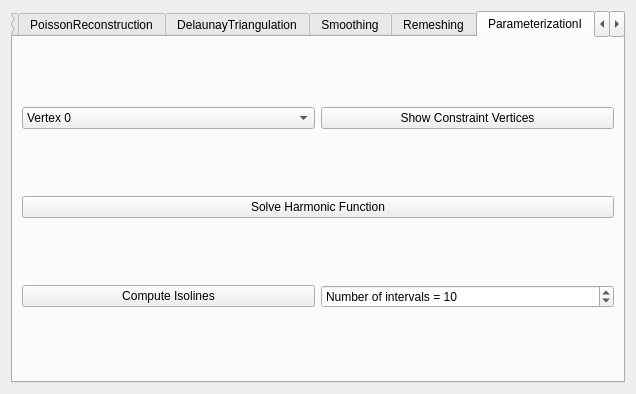
<?xml version="1.0" encoding="UTF-8"?>
<ui version="4.0">
 <class>DGPExerciseToolbarBase</class>
 <widget class="QWidget" name="DGPExerciseToolbarBase">
  <property name="geometry">
   <rect>
    <x>0</x>
    <y>0</y>
    <width>636</width>
    <height>394</height>
   </rect>
  </property>
  <property name="windowTitle">
   <string>DGP</string>
  </property>
  <layout class="QGridLayout" name="gridLayout_3">
   <item row="0" column="0">
    <widget class="QTabWidget" name="tabWidget">
     <property name="currentIndex">
      <number>8</number>
     </property>
     <widget class="QWidget" name="EigenTutorial">
      <attribute name="title">
       <string>EigenTutorial</string>
      </attribute>
      <layout class="QGridLayout" name="gridLayout">
       <item row="0" column="0">
        <widget class="QPushButton" name="solve_sls_pb">
         <property name="text">
          <string>Solve Sparse Linear System</string>
         </property>
        </widget>
       </item>
      </layout>
     </widget>
     <widget class="QWidget" name="IsoContouring">
      <attribute name="title">
       <string>IsoContouring</string>
      </attribute>
      <layout class="QGridLayout" name="gridLayout_2">
       <item row="1" column="0">
        <widget class="QPushButton" name="show_iso_pb">
         <property name="text">
          <string>Show Iso-value and Level Set</string>
         </property>
        </widget>
       </item>
       <item row="0" column="0">
        <widget class="QComboBox" name="function_cb">
         <item>
          <property name="text">
           <string>F(x,y)=sqrt(x*x + y*y) −1=0</string>
          </property>
         </item>
         <item>
          <property name="text">
           <string>F(x,y)=y*y−sin(x*x)=0</string>
          </property>
         </item>
         <item>
          <property name="text">
           <string>F(x,y)=sin(2x+2y)−cos(4x*y)+1=0</string>
          </property>
         </item>
         <item>
          <property name="text">
           <string>F(x,y)=pow((3x*x −y*y), 2)*y*y −pow((x*x +y*y), 4)=0</string>
          </property>
         </item>
        </widget>
       </item>
      </layout>
     </widget>
     <widget class="QWidget" name="CurveSmoothing">
      <attribute name="title">
       <string>CurveSmoothing</string>
      </attribute>
      <layout class="QGridLayout" name="gridLayout_4">
       <item row="0" column="0" colspan="2">
        <widget class="QGroupBox" name="groupBox">
         <property name="title">
          <string>Generate Curve</string>
         </property>
         <layout class="QGridLayout" name="gridLayout_5">
          <item row="1" column="0">
           <widget class="QSpinBox" name="num_vertices_sb">
            <property name="prefix">
             <string>curve vertex number = </string>
            </property>
            <property name="minimum">
             <number>2</number>
            </property>
            <property name="maximum">
             <number>10000</number>
            </property>
            <property name="value">
             <number>30</number>
            </property>
           </widget>
          </item>
          <item row="1" column="1">
           <widget class="QPushButton" name="gen_curve_pb">
            <property name="text">
             <string>Generate Curve</string>
            </property>
           </widget>
          </item>
         </layout>
        </widget>
       </item>
       <item row="1" column="0" colspan="2">
        <widget class="QGroupBox" name="groupBox_2">
         <property name="title">
          <string>Smooth Curve</string>
         </property>
         <layout class="QGridLayout" name="gridLayout_6">
          <item row="0" column="0">
           <widget class="QSpinBox" name="num_iter_sb">
            <property name="prefix">
             <string>iteration number = </string>
            </property>
            <property name="minimum">
             <number>1</number>
            </property>
            <property name="maximum">
             <number>1000</number>
            </property>
           </widget>
          </item>
          <item row="0" column="1">
           <widget class="QDoubleSpinBox" name="epsilon_dsb">
            <property name="prefix">
             <string>epsilon = </string>
            </property>
            <property name="decimals">
             <number>3</number>
            </property>
            <property name="minimum">
             <double>0.001000000000000</double>
            </property>
            <property name="singleStep">
             <double>0.100000000000000</double>
            </property>
            <property name="value">
             <double>0.001000000000000</double>
            </property>
           </widget>
          </item>
          <item row="1" column="0">
           <widget class="QPushButton" name="lpl_smoothing_pb">
            <property name="text">
             <string>Laplacian Smoothing</string>
            </property>
           </widget>
          </item>
          <item row="1" column="1">
           <widget class="QPushButton" name="osc_smoothing_pb">
            <property name="text">
             <string>Osculating Circle Smoothing</string>
            </property>
           </widget>
          </item>
         </layout>
        </widget>
       </item>
      </layout>
     </widget>
     <widget class="QWidget" name="NormalAndCurvature">
      <attribute name="title">
       <string>NormalAndCurvature</string>
      </attribute>
      <layout class="QGridLayout" name="gridLayout_7">
       <item row="1" column="0">
        <widget class="QGroupBox" name="groupBox_4">
         <property name="title">
          <string>Curvature</string>
         </property>
         <layout class="QGridLayout" name="gridLayout_9">
          <item row="0" column="0">
           <widget class="QComboBox" name="curvature_type_cb">
            <item>
             <property name="text">
              <string>Uniform Laplacian</string>
             </property>
            </item>
            <item>
             <property name="text">
              <string>Laplace-Beltrami</string>
             </property>
            </item>
            <item>
             <property name="text">
              <string>Gaussian</string>
             </property>
            </item>
           </widget>
          </item>
          <item row="0" column="1">
           <widget class="QPushButton" name="show_curvature_pb">
            <property name="text">
             <string>Show Curvature</string>
            </property>
           </widget>
          </item>
         </layout>
        </widget>
       </item>
       <item row="0" column="0">
        <widget class="QGroupBox" name="groupBox_3">
         <property name="title">
          <string>Normal</string>
         </property>
         <layout class="QGridLayout" name="gridLayout_8">
          <item row="0" column="0">
           <widget class="QComboBox" name="normal_type_cb">
            <item>
             <property name="text">
              <string>Constant weights</string>
             </property>
            </item>
            <item>
             <property name="text">
              <string>Area weights</string>
             </property>
            </item>
            <item>
             <property name="text">
              <string>Angle weights</string>
             </property>
            </item>
           </widget>
          </item>
          <item row="0" column="1">
           <widget class="QPushButton" name="show_normal_pb">
            <property name="text">
             <string>Show Normal</string>
            </property>
           </widget>
          </item>
         </layout>
        </widget>
       </item>
       <item row="2" column="0">
        <widget class="QGroupBox" name="groupBox_5">
         <property name="title">
          <string>Valence</string>
         </property>
         <layout class="QGridLayout" name="gridLayout_14">
          <item row="0" column="0">
           <widget class="QPushButton" name="show_valence_pb">
            <property name="text">
             <string>Show Valence</string>
            </property>
           </widget>
          </item>
         </layout>
        </widget>
       </item>
      </layout>
     </widget>
     <widget class="QWidget" name="PoissonReconstruction">
      <attribute name="title">
       <string>PoissonReconstruction</string>
      </attribute>
      <layout class="QGridLayout" name="gridLayout_10">
       <item row="0" column="0">
        <widget class="QSpinBox" name="octree_depth_sb">
         <property name="prefix">
          <string>Octree depth = </string>
         </property>
         <property name="minimum">
          <number>1</number>
         </property>
         <property name="maximum">
          <number>20</number>
         </property>
         <property name="value">
          <number>8</number>
         </property>
        </widget>
       </item>
       <item row="0" column="1">
        <widget class="QPushButton" name="poisson_reconstruction_pb">
         <property name="text">
          <string>Poisson Reconstruction</string>
         </property>
        </widget>
       </item>
      </layout>
     </widget>
     <widget class="QWidget" name="DelaunayTriangulation">
      <attribute name="title">
       <string>DelaunayTriangulation</string>
      </attribute>
      <layout class="QGridLayout" name="gridLayout_11">
       <item row="0" column="0">
        <widget class="QPushButton" name="create_initial_mesh_pb">
         <property name="text">
          <string>Create Initial Mesh</string>
         </property>
        </widget>
       </item>
       <item row="0" column="1">
        <widget class="QPushButton" name="set_2DView_pb">
         <property name="text">
          <string>Set 2D View</string>
         </property>
        </widget>
       </item>
      </layout>
     </widget>
     <widget class="QWidget" name="Smoothing">
      <attribute name="title">
       <string>Smoothing</string>
      </attribute>
      <layout class="QGridLayout" name="gridLayout_12">
       <item row="2" column="0" colspan="2">
        <widget class="QPushButton" name="smooth_pb">
         <property name="text">
          <string>Smooth</string>
         </property>
        </widget>
       </item>
       <item row="1" column="0">
        <widget class="QSpinBox" name="iter_sb">
         <property name="prefix">
          <string>Iterations = </string>
         </property>
         <property name="maximum">
          <number>1000</number>
         </property>
         <property name="singleStep">
          <number>1</number>
         </property>
         <property name="value">
          <number>10</number>
         </property>
        </widget>
       </item>
       <item row="1" column="1">
        <widget class="QDoubleSpinBox" name="time_step_dsb">
         <property name="prefix">
          <string>Times step = </string>
         </property>
         <property name="decimals">
          <number>5</number>
         </property>
         <property name="maximum">
          <double>10000.000000000000000</double>
         </property>
         <property name="singleStep">
          <double>0.000010000000000</double>
         </property>
         <property name="value">
          <double>0.000010000000000</double>
         </property>
        </widget>
       </item>
       <item row="4" column="0" colspan="2">
        <widget class="QDoubleSpinBox" name="coefficient_dsb">
         <property name="prefix">
          <string>Feature enhancement coefficient = </string>
         </property>
         <property name="value">
          <double>2.000000000000000</double>
         </property>
        </widget>
       </item>
       <item row="5" column="0" colspan="2">
        <widget class="QPushButton" name="feature_enhance_pb">
         <property name="text">
          <string>Enhance Feature</string>
         </property>
        </widget>
       </item>
       <item row="0" column="0" colspan="2">
        <widget class="QComboBox" name="method_cb">
         <item>
          <property name="text">
           <string>Uniform Laplician</string>
          </property>
         </item>
         <item>
          <property name="text">
           <string>Cotan Laplacian</string>
          </property>
         </item>
         <item>
          <property name="text">
           <string>Implicit Smoothing</string>
          </property>
         </item>
        </widget>
       </item>
      </layout>
     </widget>
     <widget class="QWidget" name="Remeshing">
      <attribute name="title">
       <string>Remeshing</string>
      </attribute>
      <layout class="QGridLayout" name="gridLayout_13">
       <item row="3" column="0" colspan="2">
        <widget class="QPushButton" name="tan_smooth_pb">
         <property name="text">
          <string>Tangential Smoothing</string>
         </property>
        </widget>
       </item>
       <item row="0" column="1">
        <widget class="QSpinBox" name="remesh_iter_sb">
         <property name="prefix">
          <string>Iterations = </string>
         </property>
         <property name="maximum">
          <number>1000</number>
         </property>
         <property name="value">
          <number>5</number>
         </property>
        </widget>
       </item>
       <item row="0" column="0">
        <widget class="QComboBox" name="remesh_type_cb">
         <item>
          <property name="text">
           <string>Average</string>
          </property>
         </item>
         <item>
          <property name="text">
           <string>Adaptive</string>
          </property>
         </item>
        </widget>
       </item>
       <item row="2" column="0" colspan="2">
        <widget class="QPushButton" name="remesh_pb">
         <property name="text">
          <string>Remeshing</string>
         </property>
        </widget>
       </item>
       <item row="1" column="1">
        <widget class="QDoubleSpinBox" name="target_length_ratio_dsb">
         <property name="prefix">
          <string>Target edge length ratio = </string>
         </property>
         <property name="maximum">
          <double>1000.000000000000000</double>
         </property>
         <property name="value">
          <double>1.000000000000000</double>
         </property>
        </widget>
       </item>
      </layout>
     </widget>
     <widget class="QWidget" name="ParameterizationI">
      <attribute name="title">
       <string>ParameterizationI</string>
      </attribute>
      <layout class="QGridLayout" name="gridLayout_15">
       <item row="0" column="0">
        <widget class="QComboBox" name="vertex_number_cb">
         <item>
          <property name="text">
           <string>Vertex 0</string>
          </property>
         </item>
         <item>
          <property name="text">
           <string>Vertex 1</string>
          </property>
         </item>
        </widget>
       </item>
       <item row="0" column="1">
        <widget class="QPushButton" name="show_constraint_vhs_pb">
         <property name="text">
          <string>Show Constraint Vertices</string>
         </property>
        </widget>
       </item>
       <item row="2" column="0">
        <widget class="QPushButton" name="computer_iso_lines_pb">
         <property name="text">
          <string>Compute Isolines</string>
         </property>
        </widget>
       </item>
       <item row="1" column="0" colspan="2">
        <widget class="QPushButton" name="solve_harmonics_pb">
         <property name="text">
          <string>Solve Harmonic Function</string>
         </property>
        </widget>
       </item>
       <item row="2" column="1">
        <widget class="QSpinBox" name="num_intervals_sb">
         <property name="prefix">
          <string>Number of intervals = </string>
         </property>
         <property name="minimum">
          <number>1</number>
         </property>
         <property name="maximum">
          <number>1000</number>
         </property>
         <property name="singleStep">
          <number>1</number>
         </property>
         <property name="value">
          <number>10</number>
         </property>
        </widget>
       </item>
      </layout>
     </widget>
     <widget class="QWidget" name="ParameterizationII">
      <attribute name="title">
       <string>ParameterizationII</string>
      </attribute>
      <layout class="QGridLayout" name="gridLayout_16">
       <item row="0" column="0" colspan="2">
        <widget class="QPushButton" name="map_boundary_pb">
         <property name="text">
          <string>Map Boundary to Circle</string>
         </property>
        </widget>
       </item>
       <item row="3" column="0" colspan="2">
        <widget class="QPushButton" name="compute_minimum_surface_pb">
         <property name="text">
          <string>Compute Minimum Surface</string>
         </property>
        </widget>
       </item>
       <item row="1" column="0">
        <widget class="QPushButton" name="exp_smooth_tex_pb">
         <property name="text">
          <string>Explicit Smooth</string>
         </property>
        </widget>
       </item>
       <item row="2" column="0">
        <widget class="QPushButton" name="imp_smooth_tex_pb">
         <property name="text">
          <string>Implicit Smooth</string>
         </property>
        </widget>
       </item>
       <item row="1" column="1">
        <widget class="QSpinBox" name="exp_texture_smooth_iter_sb">
         <property name="prefix">
          <string>Iterations = </string>
         </property>
         <property name="value">
          <number>10</number>
         </property>
        </widget>
       </item>
      </layout>
     </widget>
     <widget class="QWidget" name="Deformation">
      <attribute name="title">
       <string>Deformation</string>
      </attribute>
      <layout class="QGridLayout" name="gridLayout_17">
       <item row="1" column="0">
        <widget class="QLineEdit" name="displacemesh_le">
         <property name="text">
          <string>0.1 0 0</string>
         </property>
         <property name="placeholderText">
          <string>Displacement(x, y, z) = </string>
         </property>
        </widget>
       </item>
       <item row="0" column="0">
        <widget class="QComboBox" name="vertex_type_cb">
         <item>
          <property name="text">
           <string>Fixed vertices</string>
          </property>
         </item>
         <item>
          <property name="text">
           <string>Displaced vertices</string>
          </property>
         </item>
        </widget>
       </item>
       <item row="0" column="1">
        <widget class="QPushButton" name="select_vhs_pb">
         <property name="text">
          <string>Select Vertices</string>
         </property>
        </widget>
       </item>
       <item row="1" column="1">
        <widget class="QPushButton" name="show_displacement_pb">
         <property name="text">
          <string>Visualize Displacement Vector</string>
         </property>
        </widget>
       </item>
       <item row="2" column="0" colspan="2">
        <widget class="QPushButton" name="deform_pb">
         <property name="text">
          <string>Deform Mesh</string>
         </property>
        </widget>
       </item>
      </layout>
     </widget>
    </widget>
   </item>
  </layout>
 </widget>
 <resources/>
 <connections/>
</ui>
